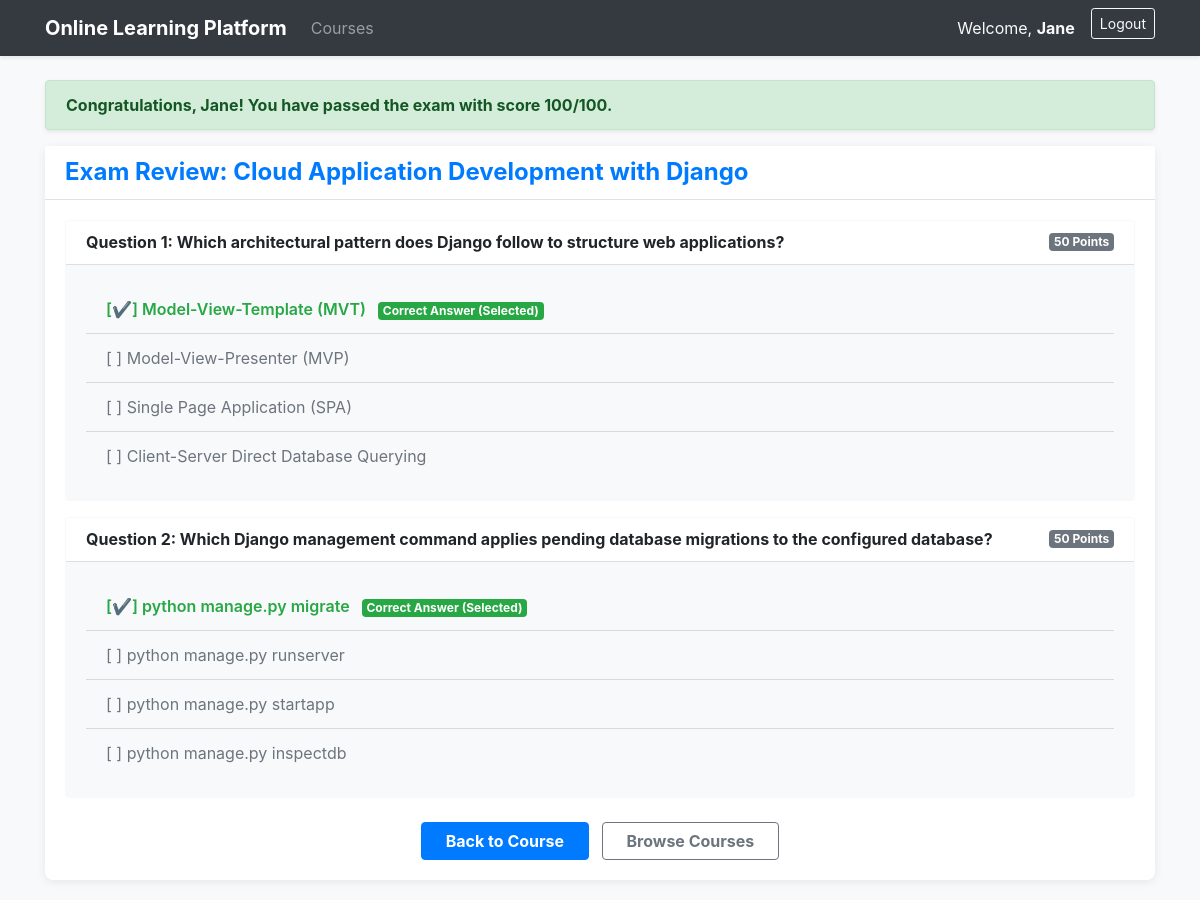
/onlinecourse/course/1/submission/1/result/ (signed in), run on the app's committed database.
### onlinecourse/models.py (models this page shows, shortened)
class Course(models.Model):
    name = models.CharField(null=False, max_length=100, default='online course')
    image = models.ImageField(upload_to='course_images/', null=True, blank=True)
    description = models.CharField(max_length=1000)
    pub_date = models.DateField(null=True, blank=True)
    instructors = models.ManyToManyField(Instructor)
    users = models.ManyToManyField(User, through='Enrollment')
    total_enrollment = models.IntegerField(default=0)
    is_enrolled = False

class Question(models.Model):
    course = models.ForeignKey(Course, on_delete=models.CASCADE)
    question_text = models.CharField(max_length=500)
    grade = models.IntegerField(default=1)
    def is_get_score(self, selected_ids):
        all_answers = self.choice_set.filter(is_correct=True).count()
        selected_correct = self.choice_set.filter(is_correct=True, id__in=selected_ids).count()
        selected_wrong = self.choice_set.filter(is_correct=False, id__in=selected_ids).count()
        if all_answers > 0 and all_answers == selected_correct and selected_wrong == 0:
            return True
        return False

class Choice(models.Model):
    question = models.ForeignKey(Question, on_delete=models.CASCADE)
    choice_text = models.CharField(max_length=500)
    is_correct = models.BooleanField(default=False)

### onlinecourse/views.py (the view)
# urls.py: path('course/<int:course_id>/submission/<int:submission_id>/result/', views.show_exam_result, name='show_exam_result'),
def show_exam_result(request, course_id, submission_id):
    context = {}
    course = get_object_or_404(Course, pk=course_id)
    submission = get_object_or_404(Submission, pk=submission_id)
    selected_ids = list(submission.choices.values_list('id', flat=True))
    total_score = 0
    possible_score = 0
    questions = course.question_set.all()
    for question in questions:
        possible_score += question.grade
        if question.is_get_score(selected_ids):
            total_score += question.grade
    context['course'] = course
    context['grade'] = total_score
    context['possible'] = possible_score
    context['possible_score'] = possible_score
    context['selected_ids'] = selected_ids
    context['choices'] = selected_ids
    return render(request, 'onlinecourse/exam_result_bootstrap.html', context)

### onlinecourse/templates/onlinecourse/exam_result_bootstrap.html (shortened to what this page needs)
<!DOCTYPE html>
<html lang="en">
<head>
    {% load static %}
    <link rel="stylesheet" href="https://maxcdn.bootstrapcdn.com/bootstrap/4.5.2/css/bootstrap.min.css">
</head>
<body>
    <nav class="navbar navbar-expand-lg navbar-dark bg-dark mb-4 shadow-sm">
        <div class="container">
            <a class="navbar-brand font-weight-bold" href="{% url 'onlinecourse:index' %}">Online Learning Platform</a>
            <div class="collapse navbar-collapse" id="navbarContent">
                <ul class="navbar-nav mr-auto">
                    <li class="nav-item">
                        <a class="nav-link" href="{% url 'onlinecourse:index' %}">Courses</a>
                    </li>
                </ul>
                <ul class="navbar-nav ml-auto">
                    {% if user.is_authenticated %}
                    <li class="nav-item">
                        <span class="navbar-text mr-3 text-light">Welcome, <strong>{{ user.first_name|default:user.username }}</strong></span>
                    </li>
                    <li class="nav-item">
                        <a class="btn btn-outline-light btn-sm" href="{% url 'onlinecourse:logout' %}">Logout</a>
                    </li>
                    {% endif %}
                </ul>
            </div>
        </div>
    </nav>
    <div class="container">
        {% if grade >= 80 %}
            <div class="alert alert-success shadow-sm">
                <b>Congratulations, {{ user.first_name|default:user.username }}! You have passed the exam with score {{ grade }}/100.</b>
            </div>
        {% else %}
            <div class="alert alert-danger shadow-sm">
                <b>Failed! You scored {{ grade }}/100. You need at least 80/100 to pass. Please review the course materials and try again.</b>
            </div>
        {% endif %}
        <div class="card result-card border-0">
            <div class="card-header bg-white border-bottom">
                <h4 class="mb-0 text-primary font-weight-bold">Exam Review: {{ course.name }}</h4>
            </div>
            <div class="card-body">
                {% for question in course.question_set.all %}
                    <div class="card mb-3 border-light bg-light">
                        <div class="card-header bg-white">
                            <h6 class="mb-0 font-weight-bold">
                                Question {{ forloop.counter }}: {{ question.question_text }}
                                <span class="badge badge-secondary float-right">{{ question.grade }} Points</span>
                            </h6>
                        </div>
                        <div class="card-body">
                            <ul class="list-group list-group-flush">
                                {% for choice in question.choice_set.all %}
                                    <li class="list-group-item bg-transparent">
                                        {% if choice.id in choices %}
                                            {% if choice.is_correct %}
                                                <span class="correct-answer">
                                                    [&#10004;] {{ choice.choice_text }} <span class="badge badge-success ml-2">Correct Answer (Selected)</span>
                                                </span>
                                            {% else %}
                                                <span class="wrong-answer">
                                                    [&#10008;] {{ choice.choice_text }} <span class="badge badge-danger ml-2">Incorrect Selection</span>
                                                </span>
                                            {% endif %}
                                        {% else %}
                                            {% if choice.is_correct %}
                                                <span class="correct-answer">
                                                    [ ] {{ choice.choice_text }} <span class="badge badge-warning text-dark ml-2">Correct Answer (Not Selected)</span>
                                                </span>
                                            {% else %}
                                                <span class="text-muted">
                                                    [ ] {{ choice.choice_text }}
                                                </span>
                                            {% endif %}
                                        {% endif %}
                                    </li>
                                {% endfor %}
                            </ul>
                        </div>
                    </div>
                {% endfor %}
                <div class="mt-4 text-center">
                    <a href="{% url 'onlinecourse:course_details' course.id %}" class="btn btn-primary px-4 font-weight-bold mr-2">Back to Course</a>
                    <a href="{% url 'onlinecourse:index' %}" class="btn btn-outline-secondary px-4 font-weight-bold">Browse Courses</a>
                </div>
            </div>
        </div>
    </div>
</body>
</html>

### onlinecourse/templates/onlinecourse/exam_result_bootstrap.html (style rules this page uses)
body { background-color: #f8f9fa; }
.correct-answer { color: #28a745; font-weight: 600; }
.result-card { box-shadow: 0 2px 10px rgba(0,0,0,0.08); border-radius: 8px; margin-bottom: 20px; }

### data on the page
Course: name "Cloud Application Development with Django"
Question: question_text "Which architectural pattern does Django follow to structure web applications?", grade "50"
Choice: choice_text "Model-View-Template (MVT)"
Choice: choice_text "Model-View-Presenter (MVP)"
Choice: choice_text "Single Page Application (SPA)"
Choice: choice_text "Client-Server Direct Database Querying"
Question: question_text "Which Django management command applies pending database migrations to the configured database?", grade "50"
Choice: choice_text "python manage.py migrate"
Choice: choice_text "python manage.py runserver"
Choice: choice_text "python manage.py startapp"
Choice: choice_text "python manage.py inspectdb"

### other printed values
{{ user.first_name|default:user.username }} "Jane"
{{ grade }} "100"
